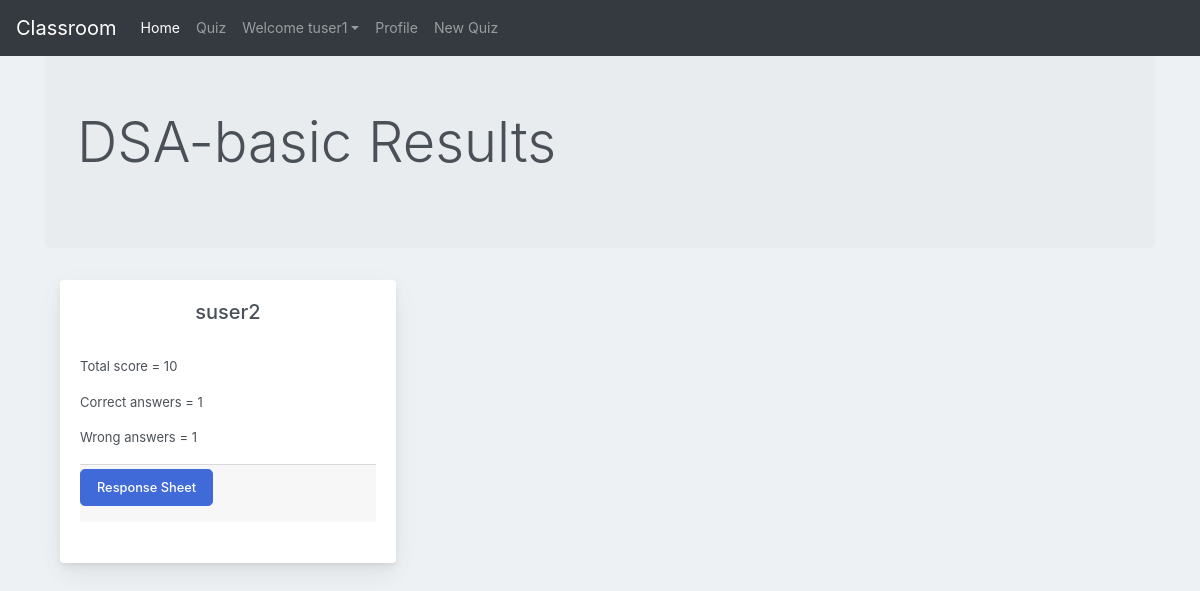
/quiz-responses/1 (signed in), run on an earlier commit of the app's database.
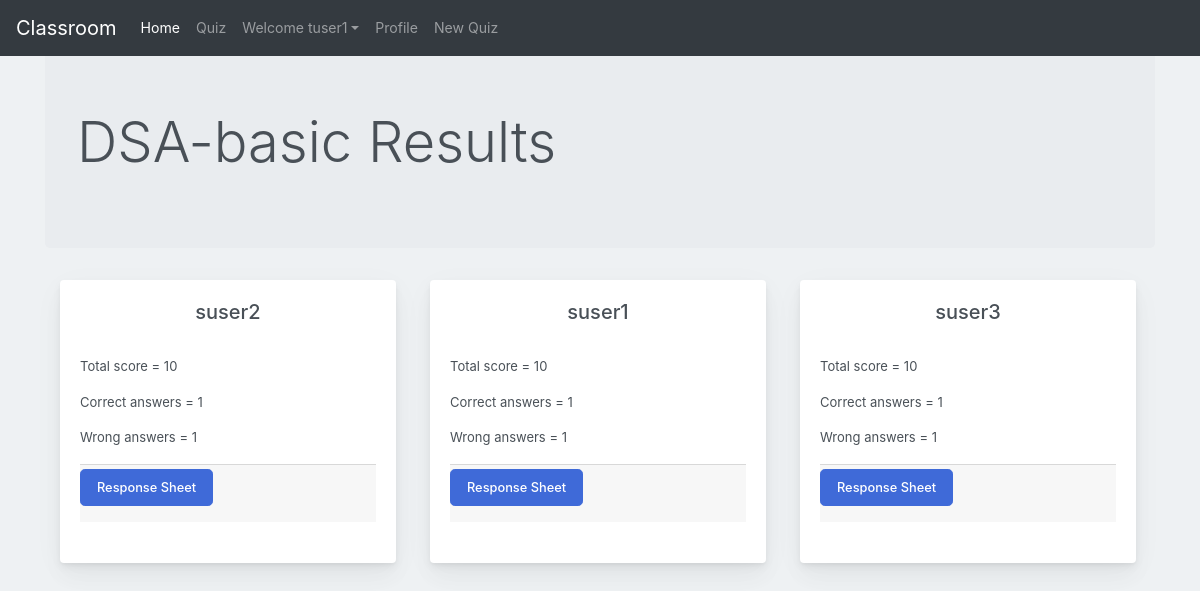
And on a later commit of the database.
### quiz/models.py (models this page shows, shortened)
class ResponseSheet(models.Model):
    resp_id = models.AutoField
    student = models.ForeignKey(User, on_delete=models.CASCADE, default=1)
    quiz = models.ForeignKey(Quiz, on_delete=models.CASCADE)
    responses = models.ManyToManyField(Response)
    score = models.IntegerField(default=0)
    correct = models.IntegerField(default=0)
    wrong = models.IntegerField(default=0)
    def get_response_sheet_url(self):
        return reverse("users:view_response_sheet", kwargs={
            'resp_id' : self.id
        })

### users/models.py (models this page shows)
class User(AbstractUser):
    email = models.EmailField()
    is_student = models.BooleanField(default=False)
    is_teacher = models.BooleanField(default=False)

### users/views.py (the view)
# urls.py: path('quiz-responses/<quiz_id>', views.quiz_responses, name='quiz_responses'),
@login_required
@teacher_required
def quiz_responses(request, quiz_id):
    quiz = get_object_or_404(Quiz, id=quiz_id)
    response_qs = ResponseSheet.objects.filter(quiz=quiz)
    context = {
        "quiz" : quiz,
        "responses" : list(response_qs),
    }
    return render(request, 'users/quiz_responses.html', context)

### templates/users/quiz_responses.html (shortened to what this page needs)
{% extends 'discuss/basic.html' %}
{% load crispy_forms_tags %}
{% block homeactive %} active {% endblock homeactive %}-->
{% block content %}
<div class="container my-4">
<div class="jumbotron">
    <h1 class="display-4">{{quiz.name}} Results</h1>
    </div>
</div>
<div class="container">
    <div class="container mx-auto mt-2">
      <div class="row">
        {% for response in responses %}
        <div class="col-md-4">
          <div class="card" style="width: 21rem;">
            <div class="card-body" >
              <h5 class="card-title" style="text-align: center;">{{response.student}}</h5>
              <br>
              <p class="card-text">Total score = {{response.score}}</p>
              <p class="card-text">Correct answers = {{response.correct}}</p>
              <p class="card-text">Wrong answers = {{response.wrong}}</p>
              <div class="card-footer d-flex flex-wrap justify-content-between align-items-center px-0 pt-1 pb-3">
                <a class="btn btn-primary btn-lg" data-toggle="modal" href="{{response.get_response_sheet_url}}">Response Sheet</a>
              </div>
              <br>
            </div>
          </div>
        </div>
        {% endfor %}
      </div>
    </div>
  </div>
{% endblock content %}

What changed in the data, as far as the page shows it:
added ResponseSheet: student "suser1", score "10", correct "1", wrong "1"
added ResponseSheet: student "suser3", score "10", correct "1", wrong "1"
